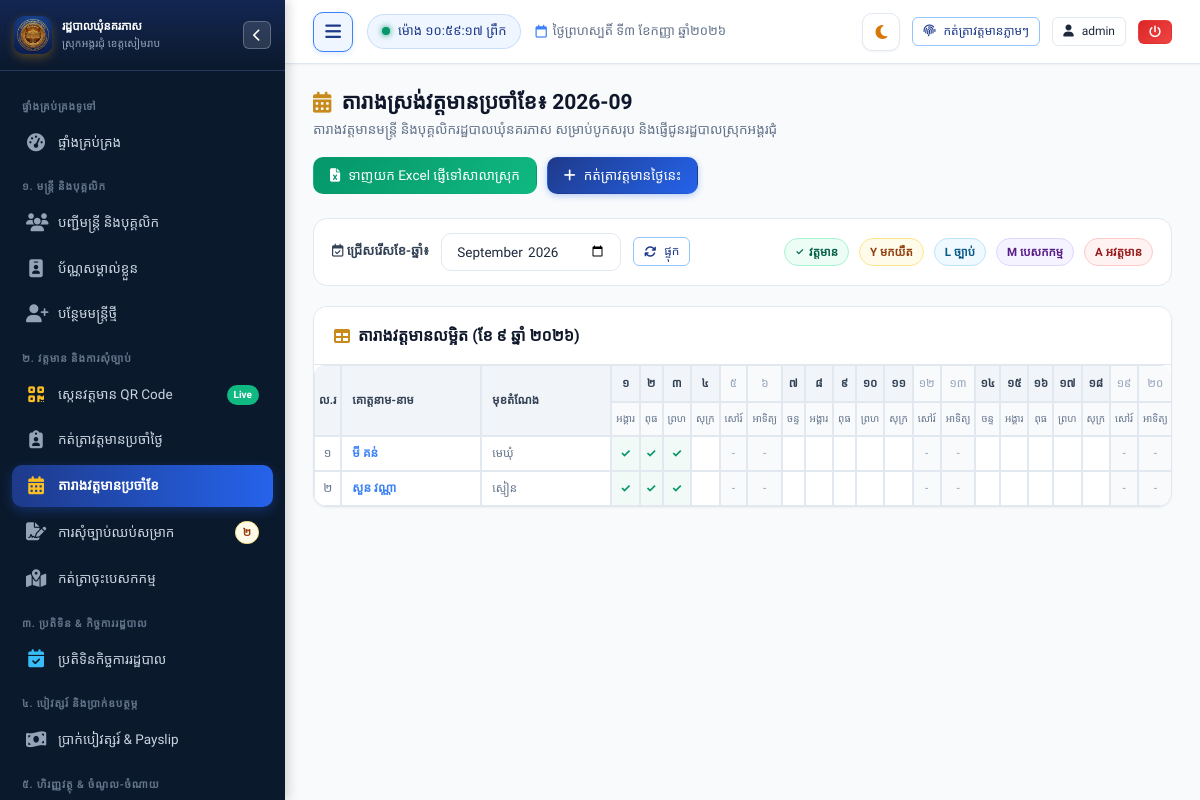
Page /attendance/monthly (signed in) on the committed database.
### tables this page shows
CREATE TABLE staff (
        id INTEGER PRIMARY KEY AUTOINCREMENT,
        officer_code TEXT UNIQUE NOT NULL,
        name_kh TEXT NOT NULL,
        name_en TEXT NOT NULL,
        gender TEXT NOT NULL, -- 'ប្រុស', 'ស្រី'
        dob TEXT NOT NULL,
        national_id TEXT,
        phone TEXT,
        email TEXT,
        village TEXT NOT NULL,
        commune TEXT DEFAULT 'នគរភាស',
        district TEXT DEFAULT 'វ៉ារិន',
        province TEXT DEFAULT 'សៀមរាប',
        address TEXT,
        category TEXT NOT NULL, -- 'council', 'clerk', 'contract', 'village'
        position_title_kh TEXT NOT NULL,
        position_title_en TEXT,
        cadre_level TEXT, -- កម្រិតក្របខណ្ឌ
        appointment_date TEXT,
        contract_end_date TEXT,
        base_salary REAL DEFAULT 0,
        position_allowance REAL DEFAULT 0,
        family_allowance REAL DEFAULT 0,
        education_level TEXT,
        photo TEXT,
        status TEXT DEFAULT 'active', -- 'active', 'resigned', 'retired', 'suspended'
        emergency_contact TEXT,
        notes TEXT,
        created_at TIMESTAMP DEFAULT CURRENT_TIMESTAMP,
        updated_at TIMESTAMP DEFAULT CURRENT_TIMESTAMP
    );

### app.py (the view)
@app.route("/attendance/monthly")
@login_required
def attendance_monthly():
    month_year = request.args.get("month", get_current_month_str())
    year, month = map(int, month_year.split("-"))
    num_days = calendar.monthrange(year, month)[1]
    conn = get_db()
    cursor = conn.cursor()
    cursor.execute("""
        SELECT id, officer_code, name_kh, gender, position_title_kh, category
        FROM staff
        WHERE status = 'active'
        ORDER BY CASE category WHEN 'council' THEN 1 WHEN 'clerk' THEN 2 WHEN 'contract' THEN 3 ELSE 4 END, id
    """)
    staff_list = cursor.fetchall()
    cursor.execute("""
        SELECT staff_id, date, status, check_in_time
        FROM attendance
        WHERE substr(date, 1, 7) = ?
    """, (month_year,))
    att_records = cursor.fetchall()
    conn.close()
    att_grid = {}
    for r in att_records:
        sid = r["staff_id"]
        day_num = int(r["date"].split("-")[2])
        if sid not in att_grid:
            att_grid[sid] = {}
        att_grid[sid][day_num] = r["status"]
    days_info = []
    for d in range(1, num_days + 1):
        cur_d = date(year, month, d)
        days_info.append({
            "day": d,
            "dow_kh": ["ចន្ទ", "អង្គារ", "ពុធ", "ព្រហ", "សុក្រ", "សៅរ៍", "អាទិត្យ"][cur_d.weekday()],
            "is_weekend": cur_d.weekday() >= 5,
            "date_iso": cur_d.strftime("%Y-%m-%d")
        })
    return render_template(
        "attendance/monthly.html",
        month_year=month_year,
        year=year,
        month=month,
        num_days=num_days,
        days_info=days_info,
        staff_list=staff_list,
        att_grid=att_grid
    )

### app.py (called while the page is built, shortened)
@app.teardown_appcontext
def teardown_db(exception=None):
    close_db_connection(exception)

@app.after_request
def add_cache_headers(response):
    if request.path.startswith('/static/css') or request.path.startswith('/static/js'):
        response.headers['Cache-Control'] = 'no-cache, must-revalidate'
    elif request.path.startswith('/static') or request.path == '/favicon.ico':
        response.headers['Cache-Control'] = 'public, max-age=86400'
    return response

@app.before_request
def ensure_database_ready():
    if request.path.startswith('/static') or request.path == '/favicon.ico':
        return

@app.template_filter("kh_num")
def kh_num_filter(val):
    return to_khmer_num(val)

### database.py (called while the page is built, shortened)
def _raw_create_connection():
    conn = sqlite3.connect(DB_PATH)
    conn.row_factory = sqlite3.Row
    conn.execute("PRAGMA foreign_keys = ON")
    conn.execute("PRAGMA journal_mode = WAL")
    conn.execute("PRAGMA synchronous = NORMAL")
    conn.execute("PRAGMA cache_size = -64000")
    return SqliteConnectionWrapper(conn)

def get_db():
    global _DB_SCHEMA_INITIALIZED
    conn = None
    try:
        from flask import g, has_request_context
        if has_request_context():
            if not hasattr(g, 'db') or g.db is None:
                g.db = _raw_create_connection()
            conn = g.db
    except ImportError:
        pass
    if conn is None:
        conn = _raw_create_connection()
    if not _DB_SCHEMA_INITIALIZED:
        _DB_SCHEMA_INITIALIZED = True
        try:
            init_db(conn)
        except Exception as e:
            print(f"[Auto Schema Init Notice] {e}")
    return conn

def close_db_connection(e=None):
    try:
        from flask import g, has_request_context
        if has_request_context():
            db = getattr(g, 'db', None)
            if db is not None:
                g.db = None
                db._real_close()
    except ImportError:
        pass

    def cursor(self):
        return self._conn.cursor()

    def close(self):
        try:
            from flask import g, has_request_context
            if has_request_context() and getattr(g, 'db', None) is self:
                return
        except ImportError:
            pass
        self._real_close()

### utils/helpers.py (called while the page is built)
def get_current_month_str():
    return datetime.now(CAMBODIA_TZ).strftime("%Y-%m")

### templates/attendance/monthly.html (shortened to what this page needs)
{% extends "base.html" %}
{% block content %}
<div class="page-header">
  <div class="page-header-title">
    <h1>
      <i class="fa-solid fa-calendar-days text-gold"></i>
      <span>តារាងស្រង់វត្តមានប្រចាំខែ៖ {{ month_year }}</span>
    </h1>
    <p>តារាងវត្តមានមន្ត្រី និងបុគ្គលិករដ្ឋបាលឃុំនគរភាស សម្រាប់បូកសរុប និងផ្ញើជូនរដ្ឋបាលស្រុកអង្គរជុំ</p>
  </div>
  <div class="page-actions">
    <a href="{{ url_for('export_attendance_excel_route', month=month_year) }}" class="btn btn-success">
      <i class="fa-solid fa-file-excel"></i>
      <span>ទាញយក Excel ផ្ញើទៅសាលាស្រុក</span>
    </a>
    <a href="{{ url_for('attendance_daily') }}" class="btn btn-primary">
      <i class="fa-solid fa-plus"></i>
      <span>កត់ត្រាវត្តមានថ្ងៃនេះ</span>
    </a>
  </div>
</div>
<div class="filter-toolbar">
  <form method="GET" action="{{ url_for('attendance_monthly') }}" style="display: flex; align-items: center; gap: 12px;">
    <label class="form-label" style="margin: 0; font-weight: 600;">
      <i class="fa-regular fa-calendar-check"></i> ជ្រើសរើសខែ-ឆ្នាំ៖
    </label>
    <input type="month" name="month" value="{{ month_year }}" class="form-control" style="width: 180px;" onchange="this.form.submit()">
    <button type="submit" class="btn btn-outline-primary btn-sm">
      <i class="fa-solid fa-arrows-rotate"></i> ផ្ទុក
    </button>
  </form>
  <div style="display: flex; gap: 10px; font-size: 12px; flex-wrap: wrap;">
    <span class="badge badge-success"><span style="font-size: 10px;">✓</span> វត្តមាន</span>
    <span class="badge badge-warning">Y មកយឺត</span>
    <span class="badge badge-info">L ច្បាប់</span>
    <span class="badge badge-purple">M បេសកកម្ម</span>
    <span class="badge badge-danger">A អវត្តមាន</span>
  </div>
</div>
<div class="card">
  <div class="card-header">
    <div class="card-title">
      <i class="fa-solid fa-table text-gold"></i>
      <span>តារាងវត្តមានលម្អិត (ខែ {{ month | kh_num }} ឆ្នាំ {{ year | kh_num }})</span>
    </div>
  </div>
  <div class="card-body" style="padding: 0;">
    <div class="table-responsive">
      <table class="attendance-grid">
        <thead>
          <tr>
            <th rowspan="2" style="width: 40px;">ល.រ</th>
            <th rowspan="2" style="min-width: 140px; text-align: left; padding-left: 10px;">គោត្តនាម-នាម</th>
            <th rowspan="2" style="min-width: 130px; text-align: left; padding-left: 10px;">មុខតំណែង</th>
            {% for d in days_info %}
            <th class="day-cell {% if d.is_weekend %}cell-weekend{% endif %}">
              {{ d.day | kh_num }}
            </th>
            {% endfor %}
          </tr>
          <tr>
            {% for d in days_info %}
            <th class="row-subhead {% if d.is_weekend %}cell-weekend{% endif %}">
              {{ d.dow_kh }}
            </th>
            {% endfor %}
          </tr>
        </thead>
        <tbody>
          {% for s in staff_list %}
          {% set s_att = att_grid.get(s.id, {}) %}
          <tr>
            <td style="color: var(--text-muted);">{{ loop.index | kh_num }}</td>
            <td style="text-align: left; font-weight: 600; padding-left: 10px;">
              <a href="{{ url_for('staff_detail', staff_id=s.id) }}">{{ s.name_kh }}</a>
            </td>
            <td style="text-align: left; font-size: 11.5px; padding-left: 10px; color: var(--text-muted);">
              {{ s.position_title_kh }}
            </td>
            {% set p_count = namespace(val=0) %}
            {% set l_count = namespace(val=0) %}
            {% set m_count = namespace(val=0) %}
            {% set a_count = namespace(val=0) %}
            {% for d in days_info %}
              {% if d.is_weekend %}
                <td class="cell-weekend">-</td>
              {% else %}
                {% set st = s_att.get(d.day) %}
                {% if st == 'present' %}
                  {% set p_count.val = p_count.val + 1 %}
                  <td class="cell-present">✓</td>
                {% elif st == 'late' %}
                  {% set p_count.val = p_count.val + 1 %}
                  <td class="cell-late">Y</td>
                {% elif st == 'on_leave' %}
                  {% set l_count.val = l_count.val + 1 %}
                  <td class="cell-leave">L</td>
                {% elif st == 'mission' %}
                  {% set m_count.val = m_count.val + 1 %}
                  <td class="cell-mission">M</td>
                {% elif st == 'absent' %}
                  {% set a_count.val = a_count.val + 1 %}
                  <td class="cell-absent">A</td>
                {% else %}
                  {% if d.date_iso <= today_iso %}
                    {% set p_count.val = p_count.val + 1 %}
                    <td class="cell-present">✓</td>
                  {% else %}
                    <td></td>
                  {% endif %}
                {% endif %}
              {% endif %}
            {% endfor %}
          </tr>
          {% endfor %}
        </tbody>
      </table>
    </div>
  </div>
</div>
{% endblock %}

### rows in the picture
staff: name_kh "មី គន់", position_title_kh "មេឃុំ"
staff: name_kh "សួន វណ្ណា", position_title_kh "ស្មៀន"

### other values in the picture
{{ pending_leaves_count | kh_num }} "២"
{{ today_khmer }} "ថ្ងៃព្រហស្បតិ៍ ទី៣ ខែកញ្ញា ឆ្នាំ២០២៦"
{{ session.username }} "admin"
{{ month_year }} "2026-09"
{{ month | kh_num }} "៩"
{{ year | kh_num }} "២០២៦"
{{ d.day | kh_num }} "១" "២" "៣" "៤" "៥" "៦" "៧" "៨" "៩" "១០" "១១" "១២" "១៣" "១៤" "១៥" "១៦" "១៧" "១៨" "១៩" "២០"
{{ d.dow_kh }} "អង្គារ" "ពុធ" "ព្រហ" "សុក្រ" "សៅរ៍" "អាទិត្យ" "ចន្ទ" "អង្គារ" "ពុធ" "ព្រហ" "សុក្រ" "សៅរ៍" "អាទិត្យ" "ចន្ទ" "អង្គារ" "ពុធ" "ព្រហ" "សុក្រ" "សៅរ៍" "អាទិត្យ"
